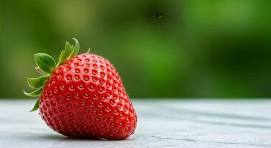
#> input picture image.jpg, 271 x 148 px
$ python 'exp9 code.py'
#> lines starting #> are read from the running program, lines starting #| are printed output that depends on the picture
import cv2

# Read the image
image = cv2.imread("image.jpg")
#> image is the input picture: shape (148, 271, 3); mean B, G, R 72.4, 115.1, 111.6

# Check if image is loaded
if image is None:
    print("Error: Image not found!")
    exit()

# Rotate clockwise (90 degrees)
clockwise = cv2.rotate(image, cv2.ROTATE_90_CLOCKWISE)
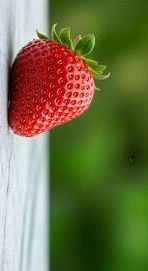
#> clockwise: shape (271, 148, 3); mean B, G, R 72.4, 115.1, 111.6

# Rotate counter-clockwise (90 degrees)
counter_clockwise = cv2.rotate(image, cv2.ROTATE_90_COUNTERCLOCKWISE)
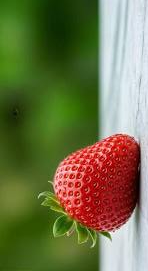
#> counter_clockwise: shape (271, 148, 3); mean B, G, R 72.4, 115.1, 111.6

# Display images
cv2.imshow("Original Image", image)
cv2.imshow("Clockwise Rotation", clockwise)
cv2.imshow("Counter Clockwise Rotation", counter_clockwise)

# Save output images
cv2.imwrite("clockwise.jpg", clockwise)
cv2.imwrite("counter_clockwise.jpg", counter_clockwise)

# Wait for key press
cv2.waitKey(0)
cv2.destroyAllWindows()

$ run again, with exp24-input.jpg copied over image.jpg
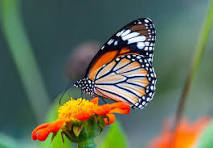
#> input picture exp24-input.jpg, 213 x 148 px
#> image is the input picture: shape (148, 213, 3); mean B, G, R 89, 108.1, 97.2
#> `clockwise = cv2.rotate(image, cv2.ROTATE_90_CLOCKWISE)`:
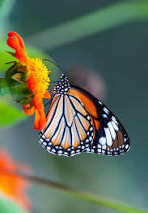
#> clockwise: shape (213, 148, 3); mean B, G, R 89, 108.1, 97.2
#> `counter_clockwise = cv2.rotate(image, cv2.ROTATE_90_COUNTERCLOCKWISE)`:
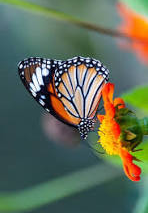
#> counter_clockwise: shape (213, 148, 3); mean B, G, R 89, 108.1, 97.2

$ run again, with exp28-input.jpeg copied over image.jpg
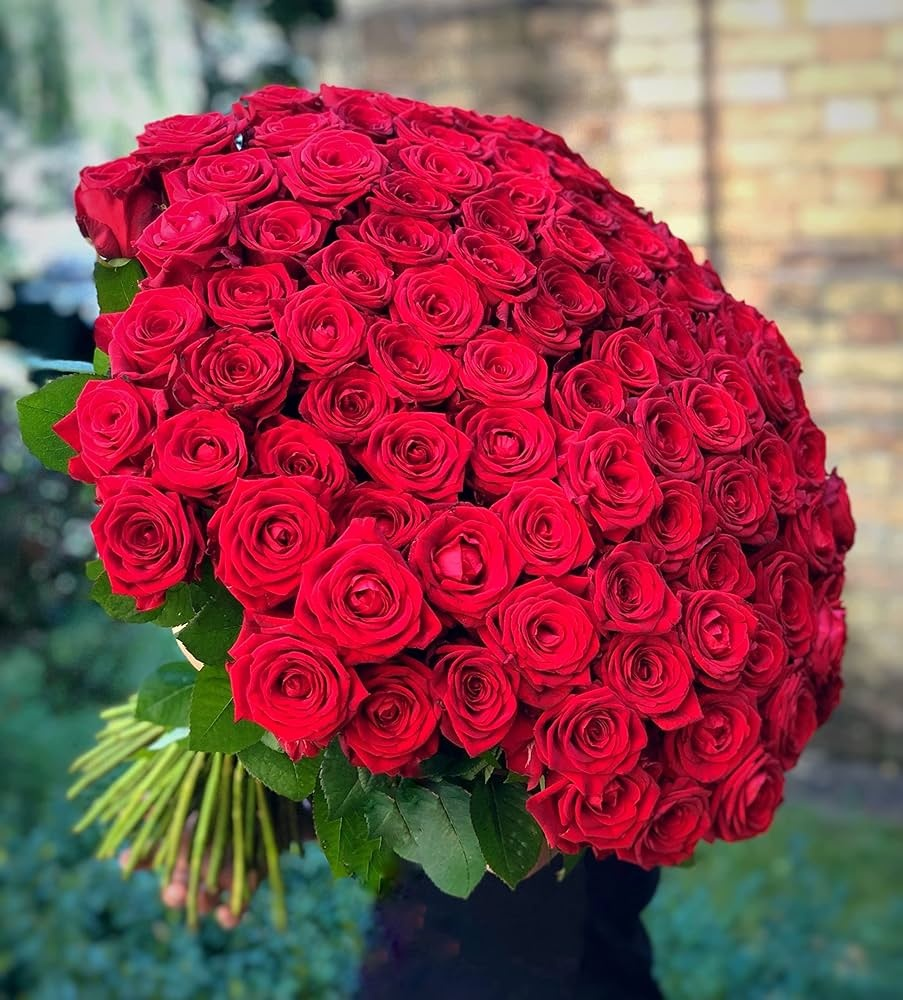
#> input picture exp28-input.jpeg, 903 x 1000 px
#> image is the input picture: shape (1000, 903, 3); mean B, G, R 78.3, 70.4, 141.4
#> `clockwise = cv2.rotate(image, cv2.ROTATE_90_CLOCKWISE)`:
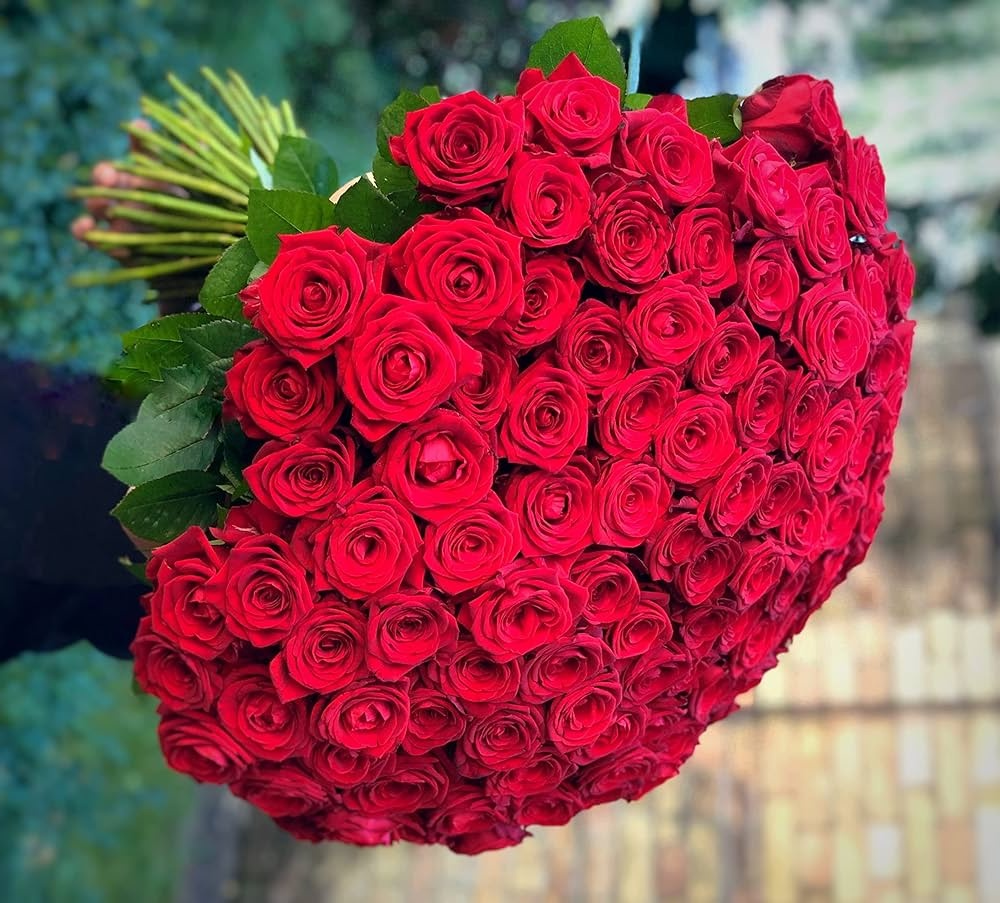
#> clockwise: shape (903, 1000, 3); mean B, G, R 78.3, 70.4, 141.4
#> `counter_clockwise = cv2.rotate(image, cv2.ROTATE_90_COUNTERCLOCKWISE)`:
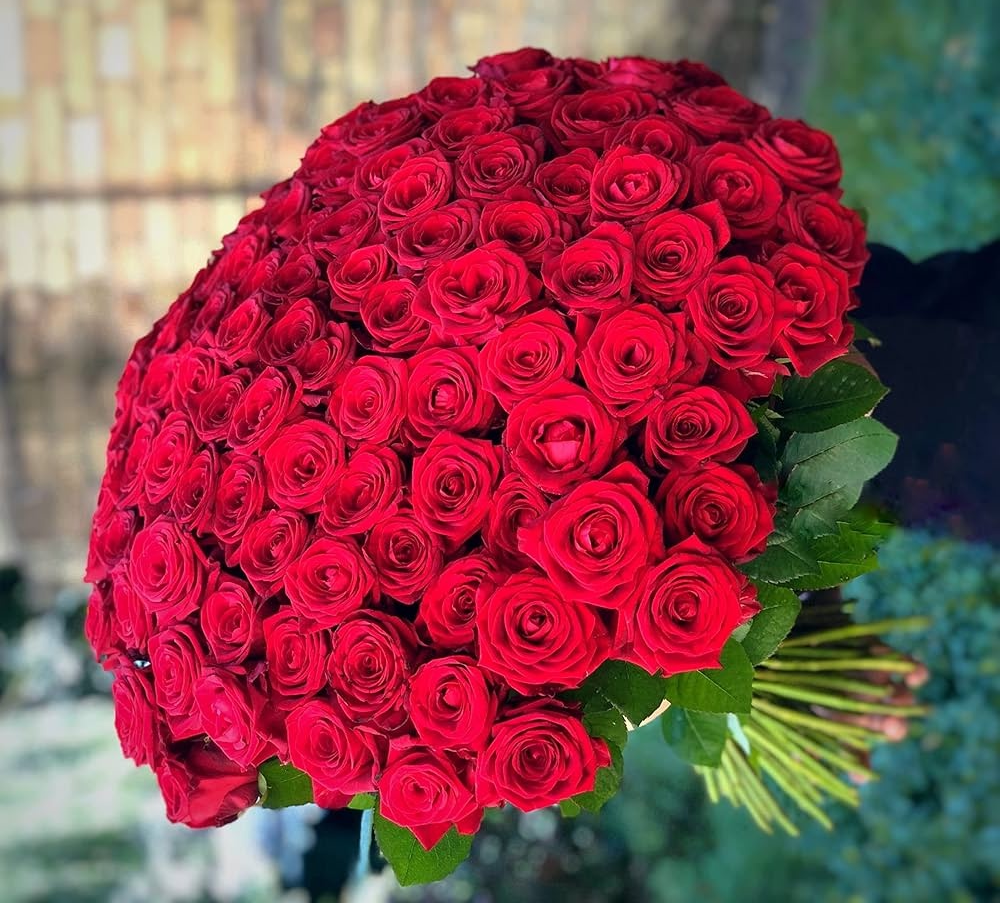
#> counter_clockwise: shape (903, 1000, 3); mean B, G, R 78.3, 70.4, 141.4
